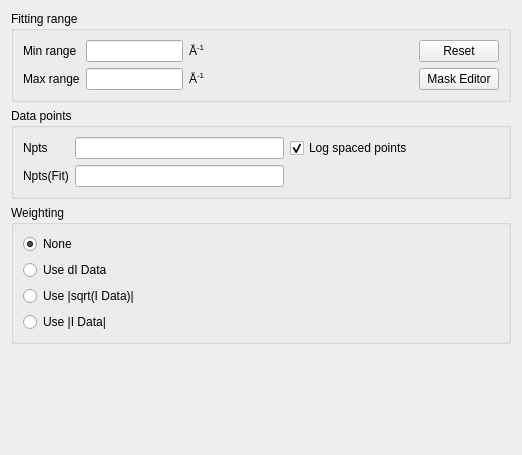
<?xml version="1.0" encoding="UTF-8"?>
<ui version="4.0">
 <class>tabOptions</class>
 <widget class="QWidget" name="tabOptions">
  <property name="geometry">
   <rect>
    <x>0</x>
    <y>0</y>
    <width>522</width>
    <height>455</height>
   </rect>
  </property>
  <property name="windowTitle">
   <string>Fit Options</string>
  </property>
  <layout class="QGridLayout" name="gridLayout_23">
   <item row="0" column="0">
    <widget class="QGroupBox" name="groupBox_4">
     <property name="title">
      <string>Fitting range</string>
     </property>
     <layout class="QGridLayout" name="gridLayout_11">
      <item row="0" column="0" rowspan="2">
       <layout class="QGridLayout" name="gridLayout_13">
        <item row="0" column="0">
         <widget class="QLabel" name="label_9">
          <property name="text">
           <string>Min range</string>
          </property>
         </widget>
        </item>
        <item row="0" column="1">
         <widget class="QLineEdit" name="txtMinRange">
          <property name="minimumSize">
           <size>
            <width>80</width>
            <height>0</height>
           </size>
          </property>
          <property name="toolTip">
           <string>&lt;html&gt;&lt;head/&gt;&lt;body&gt;&lt;p&gt;Minimum value of Q.&lt;/p&gt;&lt;/body&gt;&lt;/html&gt;</string>
          </property>
         </widget>
        </item>
        <item row="0" column="2">
         <widget class="QLabel" name="label_13">
          <property name="text">
           <string>&lt;html&gt;&lt;head/&gt;&lt;body&gt;&lt;p&gt;Å&lt;span style=&quot; vertical-align:super;&quot;&gt;-1&lt;/span&gt;&lt;/p&gt;&lt;/body&gt;&lt;/html&gt;</string>
          </property>
         </widget>
        </item>
        <item row="1" column="0">
         <widget class="QLabel" name="label_14">
          <property name="text">
           <string>Max range</string>
          </property>
         </widget>
        </item>
        <item row="1" column="1">
         <widget class="QLineEdit" name="txtMaxRange">
          <property name="minimumSize">
           <size>
            <width>80</width>
            <height>0</height>
           </size>
          </property>
          <property name="toolTip">
           <string>&lt;html&gt;&lt;head/&gt;&lt;body&gt;&lt;p&gt;Maximum value of Q.&lt;/p&gt;&lt;/body&gt;&lt;/html&gt;</string>
          </property>
         </widget>
        </item>
        <item row="1" column="2">
         <widget class="QLabel" name="label_15">
          <property name="text">
           <string>&lt;html&gt;&lt;head/&gt;&lt;body&gt;&lt;p&gt;Å&lt;span style=&quot; vertical-align:super;&quot;&gt;-1&lt;/span&gt;&lt;/p&gt;&lt;/body&gt;&lt;/html&gt;</string>
          </property>
         </widget>
        </item>
       </layout>
      </item>
      <item row="0" column="1" rowspan="2">
       <spacer name="horizontalSpacer_8">
        <property name="orientation">
         <enum>Qt::Horizontal</enum>
        </property>
        <property name="sizeHint" stdset="0">
         <size>
          <width>217</width>
          <height>20</height>
         </size>
        </property>
       </spacer>
      </item>
      <item row="0" column="2">
       <widget class="QPushButton" name="cmdReset">
        <property name="toolTip">
         <string>&lt;html&gt;&lt;head/&gt;&lt;body&gt;&lt;p&gt;Reset the Q range to the default.&lt;/p&gt;&lt;/body&gt;&lt;/html&gt;</string>
        </property>
        <property name="text">
         <string>Reset</string>
        </property>
       </widget>
      </item>
      <item row="1" column="2">
       <widget class="QPushButton" name="cmdMaskEdit">
        <property name="text">
         <string>Mask Editor</string>
        </property>
       </widget>
      </item>
     </layout>
    </widget>
   </item>
   <item row="1" column="0">
    <widget class="QGroupBox" name="groupBox_5">
     <property name="title">
      <string>Data points</string>
     </property>
     <layout class="QGridLayout" name="gridLayout_14">
      <item row="0" column="0">
       <layout class="QGridLayout" name="gridLayout_15">
        <item row="1" column="2">
         <spacer name="horizontalSpacer_9">
          <property name="orientation">
           <enum>Qt::Horizontal</enum>
          </property>
          <property name="sizeHint" stdset="0">
           <size>
            <width>40</width>
            <height>20</height>
           </size>
          </property>
         </spacer>
        </item>
        <item row="0" column="1">
         <widget class="QLineEdit" name="txtNpts">
          <property name="toolTip">
           <string>&lt;html&gt;&lt;head/&gt;&lt;body&gt;&lt;p&gt;Total number of data points.&lt;/p&gt;&lt;/body&gt;&lt;/html&gt;</string>
          </property>
         </widget>
        </item>
        <item row="1" column="0">
         <widget class="QLabel" name="label_22">
          <property name="text">
           <string>Npts(Fit)</string>
          </property>
         </widget>
        </item>
        <item row="1" column="1">
         <widget class="QLineEdit" name="txtNptsFit">
          <property name="toolTip">
           <string>&lt;html&gt;&lt;head/&gt;&lt;body&gt;&lt;p&gt;Number of points selected for fitting.&lt;/p&gt;&lt;/body&gt;&lt;/html&gt;</string>
          </property>
          <property name="readOnly">
           <bool>true</bool>
          </property>
         </widget>
        </item>
        <item row="0" column="2">
         <widget class="QCheckBox" name="chkLogData">
          <property name="toolTip">
           <string>&lt;html&gt;&lt;head/&gt;&lt;body&gt;&lt;p&gt;Check to use log spaced points.&lt;/p&gt;&lt;/body&gt;&lt;/html&gt;</string>
          </property>
          <property name="text">
           <string>Log spaced points</string>
          </property>
          <property name="checked">
           <bool>true</bool>
          </property>
         </widget>
        </item>
        <item row="0" column="0">
         <widget class="QLabel" name="label_21">
          <property name="text">
           <string>Npts</string>
          </property>
         </widget>
        </item>
       </layout>
      </item>
     </layout>
    </widget>
   </item>
   <item row="2" column="0">
    <widget class="QGroupBox" name="boxWeighting">
     <property name="title">
      <string>Weighting</string>
     </property>
     <layout class="QGridLayout" name="gridLayout_20">
      <item row="0" column="0">
       <layout class="QVBoxLayout" name="verticalLayout">
        <item>
         <widget class="QRadioButton" name="rbWeighting1">
          <property name="text">
           <string>None</string>
          </property>
          <property name="checked">
           <bool>true</bool>
          </property>
         </widget>
        </item>
        <item>
         <widget class="QRadioButton" name="rbWeighting2">
          <property name="text">
           <string>Use dI Data</string>
          </property>
         </widget>
        </item>
        <item>
         <widget class="QRadioButton" name="rbWeighting3">
          <property name="text">
           <string>Use |sqrt(I Data)|</string>
          </property>
         </widget>
        </item>
        <item>
         <widget class="QRadioButton" name="rbWeighting4">
          <property name="text">
           <string>Use |I Data|</string>
          </property>
         </widget>
        </item>
       </layout>
      </item>
     </layout>
    </widget>
   </item>
   <item row="3" column="0">
    <spacer name="verticalSpacer">
     <property name="orientation">
      <enum>Qt::Vertical</enum>
     </property>
     <property name="sizeHint" stdset="0">
      <size>
       <width>20</width>
       <height>312</height>
      </size>
     </property>
    </spacer>
   </item>
  </layout>
 </widget>
 <resources/>
 <connections/>
</ui>
